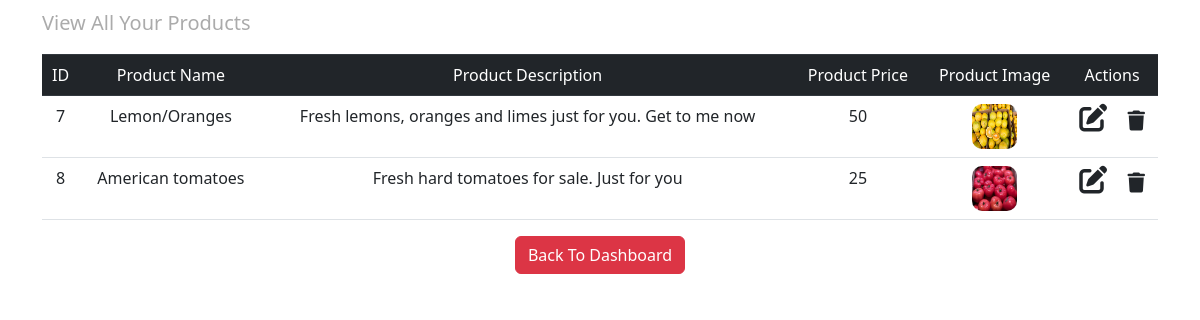
Screenshot of /farmers/products.php (signed in) with the database file from the repository.
### tables this page shows
CREATE TABLE `products` (
  `product_id` int(30) NOT NULL,
  `farmer_name` varchar(30) NOT NULL,
  `farmer_email` varchar(30) NOT NULL,
  `farmer_phone` varchar(13) NOT NULL,
  `product_name` varchar(30) NOT NULL,
  `product_description` varchar(256) DEFAULT NULL,
  `product_price` int(10) NOT NULL,
  `saved_by_user_id` int(11) DEFAULT NULL,
  `image_name` varchar(50) NOT NULL
);

### includes/autoloader1.inc.php (called while the page is built, shortened)
<?php
function myAutoloader($className){
    $path = "../classes/";
    $extension = ".class.php";
    $fullPath = $path. $className. $extension;
}

### classes/products.class.php (called while the page is built, shortened)
<?php
class Products
{
    protected $conn;
    function __construct(){
        require_once(dirname(__FILE__).'/dbh.class.php');
        $db = new Dbh();
        $this->conn = $db->connectFirst();
    }
    public function getAllFarmerProducts($farmer_name){
        $stmt = $this->conn->prepare("SELECT * FROM products WHERE farmer_name = ?;");
        $stmt->bind_param("s",$farmer_name);
        $stmt->execute();
        $result = $stmt->get_result();
        return $result;
    }
}

### classes/dbh.class.php (called while the page is built, shortened)
<?php
class Dbh{
    private $db_host = db_host;
    private $db_user = db_user;
    private $db_pwd = db_pwd;
    private $db_name = db_name;
    public function connectFirst(){
        $this->conn = mysqli_connect($this->db_host, $this->db_user, $this->db_pwd, $this->db_name);
        return $this->conn;
    }
}

### farmers/products.php (the view, shortened to what this page needs)
<!DOCTYPE html>
<html>
    <head>
        <link href="../css/dashboard.css" rel="stylesheet" type="text/css">
		<link href="//maxcdn.bootstrapcdn.com/bootstrap/4.1.1/css/bootstrap.min.css" rel="stylesheet" id="bootstrap-css">
        <link rel="stylesheet" href="https://cdnjs.cloudflare.com/ajax/libs/font-awesome/4.7.0/css/font-awesome.css" />
        <link rel="stylesheet" href="https://cdnjs.cloudflare.com/ajax/libs/font-awesome/6.3.0/css/all.min.css" />
        <link href="https://cdn.jsdelivr.net/npm/bootstrap@5.3.0-alpha1/dist/css/bootstrap.min.css" rel="stylesheet">
    </head>
    <body>
    <div class="container">
        <p class="lead mt-2">View All Your Products</p>
        <table class="table table-hover text-center">
          <thead class="table-dark">
            <tr>
              <td scope="col">ID</td>
              <td scope="col">Product Name</td>
              <td scope="col">Product Description</td>
              <td scope="col">Product Price</td>
              <td scope="col">Product Image</td>
              <td scope="col">Actions</td>
            </tr>
          </thead>
          <tbody>
            <?php
                include('../includes/autoloader1.inc.php');
                $product = new Products();
                $result = $product->getAllFarmerProducts($_SESSION['farmer_name']);
                while ($row = mysqli_fetch_assoc($result)) {
              ?>
                <tr>
                  <td><?php echo $row['product_id']; ?></td>
                  <td><?php echo $row['product_name']; ?></td>
                  <td><?php echo $row['product_description']; ?></td>
                  <td><?php echo $row['product_price']; ?></td>
                  <td><?php echo '<img style ="border-radius: 10px;height: 45px; width: 45px;"src = "public/farmerProductImages/'.($row["image_name"]).'">'; ?></td>
                  <td>
                    <a href="edit_product.php?id=<?php echo $row['product_id']; ?>" class="link-dark"><i class="fa-solid fa-pen-to-square fs-3 me-3"></i></a>
                    <a href="javascript: delete_product(<?php echo $row['product_id']; ?>)" class="link-dark"><i class="fa-solid fa-trash fs-5"></i></a>
                  </td>
                </tr>
                <?php
              }
            ?>
          </tbody>
        </table>
        <div class="mt-3 text-center"><a href="dashboard.php?msg=Returned Back To Dashboard!" class="btn btn-danger">Back To Dashboard</a></div>
      </div>
    </body>
</html>

### css/dashboard.css (style rules this page uses)
html, body { height: 100%; width: 100%; }
body { margin: 0; padding: 0; font-family: "Open Sans"; font-size: 14px; font-weight: 400; overflow: hidden; background-color: #f3f3f3; color: #102c58; }
* { -webkit-box-sizing: border-box; -moz-box-sizing: border-box; box-sizing: border-box; }
p { color: #ababab; }

### rows the page displays
products: product_id "7", product_name "Lemon/Oranges", product_description "Fresh lemons, oranges and limes just for you. Get to me now", product_price "50", image_name (picture)
products: product_id "8", product_name "American tomatoes", product_description "Fresh hard tomatoes for sale. Just for you", product_price "25", image_name (picture)
